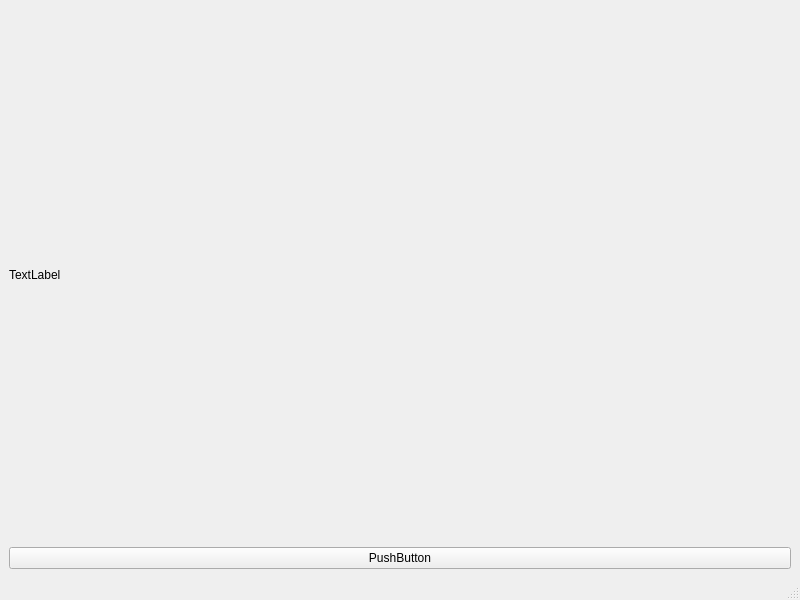
<?xml version="1.0" encoding="UTF-8"?>
<ui version="4.0">
 <class>MainWindow</class>
 <widget class="QMainWindow" name="MainWindow">
  <property name="geometry">
   <rect>
    <x>0</x>
    <y>0</y>
    <width>800</width>
    <height>600</height>
   </rect>
  </property>
  <property name="windowTitle">
   <string>MainWindow</string>
  </property>
  <widget class="QWidget" name="centralwidget">
   <layout class="QGridLayout" name="gridLayout">
    <item row="0" column="0">
     <widget class="QLabel" name="label">
      <property name="text">
       <string>TextLabel</string>
      </property>
     </widget>
    </item>
    <item row="1" column="0">
     <widget class="QPushButton" name="pushButton">
      <property name="text">
       <string>PushButton</string>
      </property>
     </widget>
    </item>
   </layout>
  </widget>
  <widget class="QMenuBar" name="menubar">
   <property name="geometry">
    <rect>
     <x>0</x>
     <y>0</y>
     <width>800</width>
     <height>24</height>
    </rect>
   </property>
  </widget>
  <widget class="QStatusBar" name="statusbar"/>
 </widget>
 <resources/>
 <connections/>
</ui>
